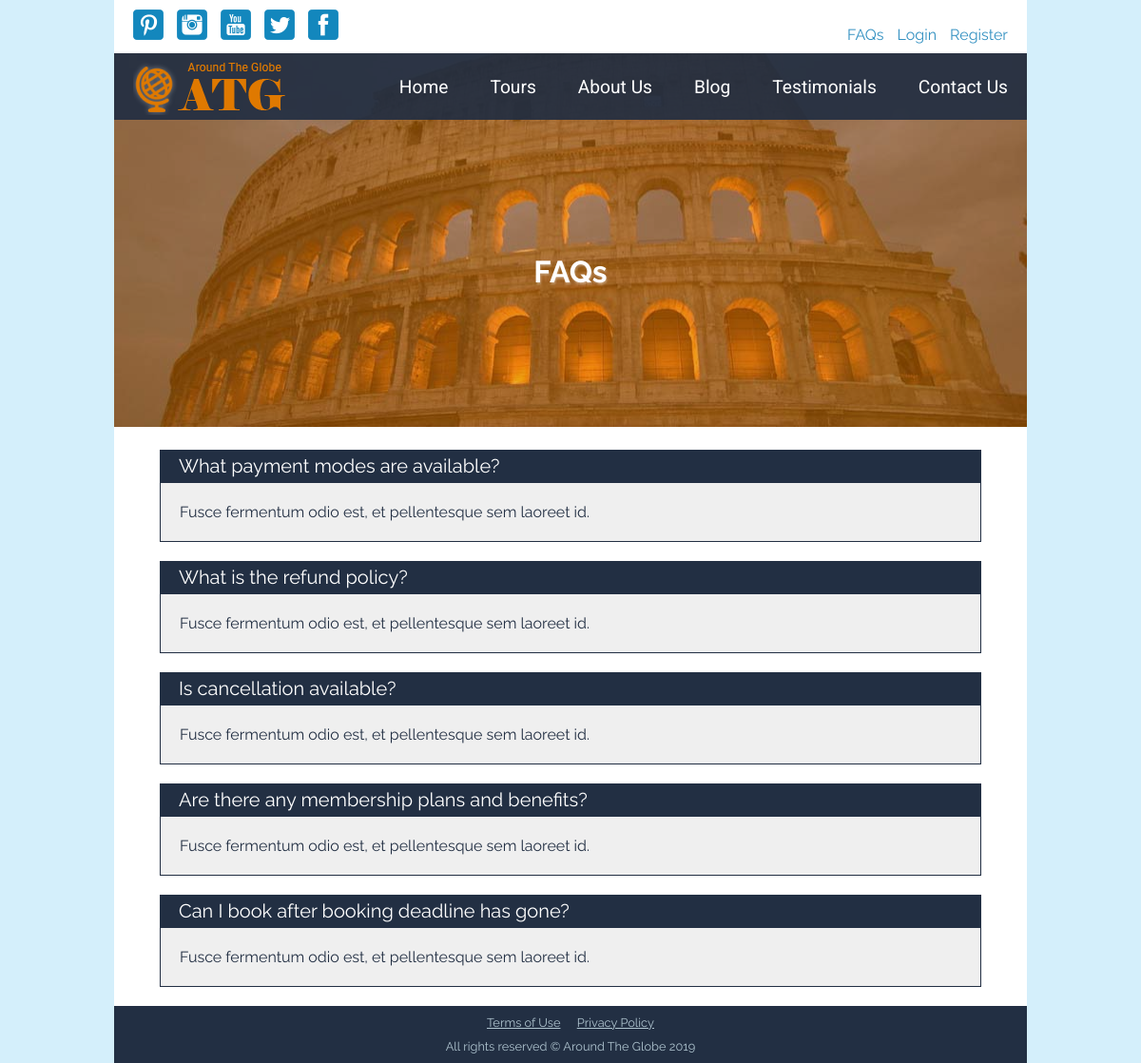
The app's page /faqs.php with its own data.
### tables this page shows
CREATE TABLE `faqs` (
  `faq_id` int(11) NOT NULL AUTO_INCREMENT,
  `user_id` int(11) NOT NULL,
  `question` varchar(255) NOT NULL,
  `answer` text NOT NULL,
  `is_published` tinyint(1) NOT NULL DEFAULT '0',
  `created_at` datetime NOT NULL DEFAULT CURRENT_TIMESTAMP,
  `updated_at` datetime DEFAULT NULL,
  PRIMARY KEY (`faq_id`)
);

### app/functions.php (called while the page is built, shortened)
<?php
	function esc($string)
	{
		return htmlentities($string, null, "UTF-8");
	}

### autoloaders.php (called while the page is built, shortened)
<?php
$autoload = function ($class){
	$prefix = "App\\";
	$base_dir = __DIR__ . '/classes/';
	$len = strlen($prefix);
	$sub_class = substr($class, $len);
	$file = $base_dir . str_replace('\\', '/', $sub_class) . '.php';
};

### classes/FaqsModel.php (called while the page is built, shortened)
<?php
class FaqsModel extends Model
{
	protected $table = 'faqs';
	public function all($order_by, $for)
	{
		$condition = '';
		$order = 'ASC';
		if($for == 'frontend'){
			$condition = " WHERE is_published = true ";
			$order = 'DESC';
		}
		$query = "SELECT
					faqs.*
					FROM
					{$this->table}
					$condition
					ORDER BY
					$order_by
					$order";
		$stmt = static::$dbh->prepare($query);
		$stmt->execute();
		return $stmt->fetchAll(\PDO::FETCH_ASSOC);
	}
}

### public/faqs.php (the view, shortened to what this page needs)
<?php
    $heading = 'FAQs';
    $obj_faqs = new FaqsModel;
    $faqs = $obj_faqs->all('created_at', 'frontend');
    require '../inc/head.inc.php';
    require '../inc/header.inc.php';
?>
      <main>
        <div id="hero">
          <img src="images/banner.jpg" alt="banner image">
          <div>
            <h1><?=esc($heading)?></h1>
          </div>
        </div>
        <?php foreach ($faqs as $faq) : ?>
          <div class="faq">
            <h2><?=esc($faq['question'])?></h2>
            <div class="content">
              <p><?=esc($faq['answer'])?></p>
            </div>
          </div>
        <?php endforeach; ?>
      </main>
      <?php
          require '../inc/footer.inc.php';
      ?>

### public/css/style.css (style rules this page uses)
body { margin: 0; background-color: #d4effb; font-size: 16px; font-family: 'Raleway', Tahoma, sans-serif; }
main { background-color: #fff; }
main div#hero { position: relative; }
main div#hero img { width: 960px; height: 393px; display: inline-block; }

### public/css/mobile.css (style rules this page uses)
body { margin: 0; font-size: 16px; font-family: 'Raleway', Tahoma, sans-serif; }
main div#hero { position: relative; }
main div#hero img { max-width: 100%; height: auto; min-height: 300px; }

### public/css/print.css (style rules this page uses)
body { margin: 0; background-color: #d4effb; font-size: 16px; font-family: 'Raleway', Tahoma, sans-serif; }
main { background-color: #fff; }
main div#hero { position: relative; }
main div#hero img { width: 960px; height: 393px; display: inline-block; }

### records on screen
faqs: question "What payment modes are available?", answer "Fusce fermentum odio est, et pellentesque sem laoreet id."
faqs: question "What is the refund policy?", answer "Fusce fermentum odio est, et pellentesque sem laoreet id."
faqs: question "Is cancellation available?", answer "Fusce fermentum odio est, et pellentesque sem laoreet id."
faqs: question "Are there any membership plans and benefits?", answer "Fusce fermentum odio est, et pellentesque sem laoreet id."
faqs: question "Can I book after booking deadline has gone?", answer "Fusce fermentum odio est, et pellentesque sem laoreet id."

### other values on screen
$heading "FAQs"
